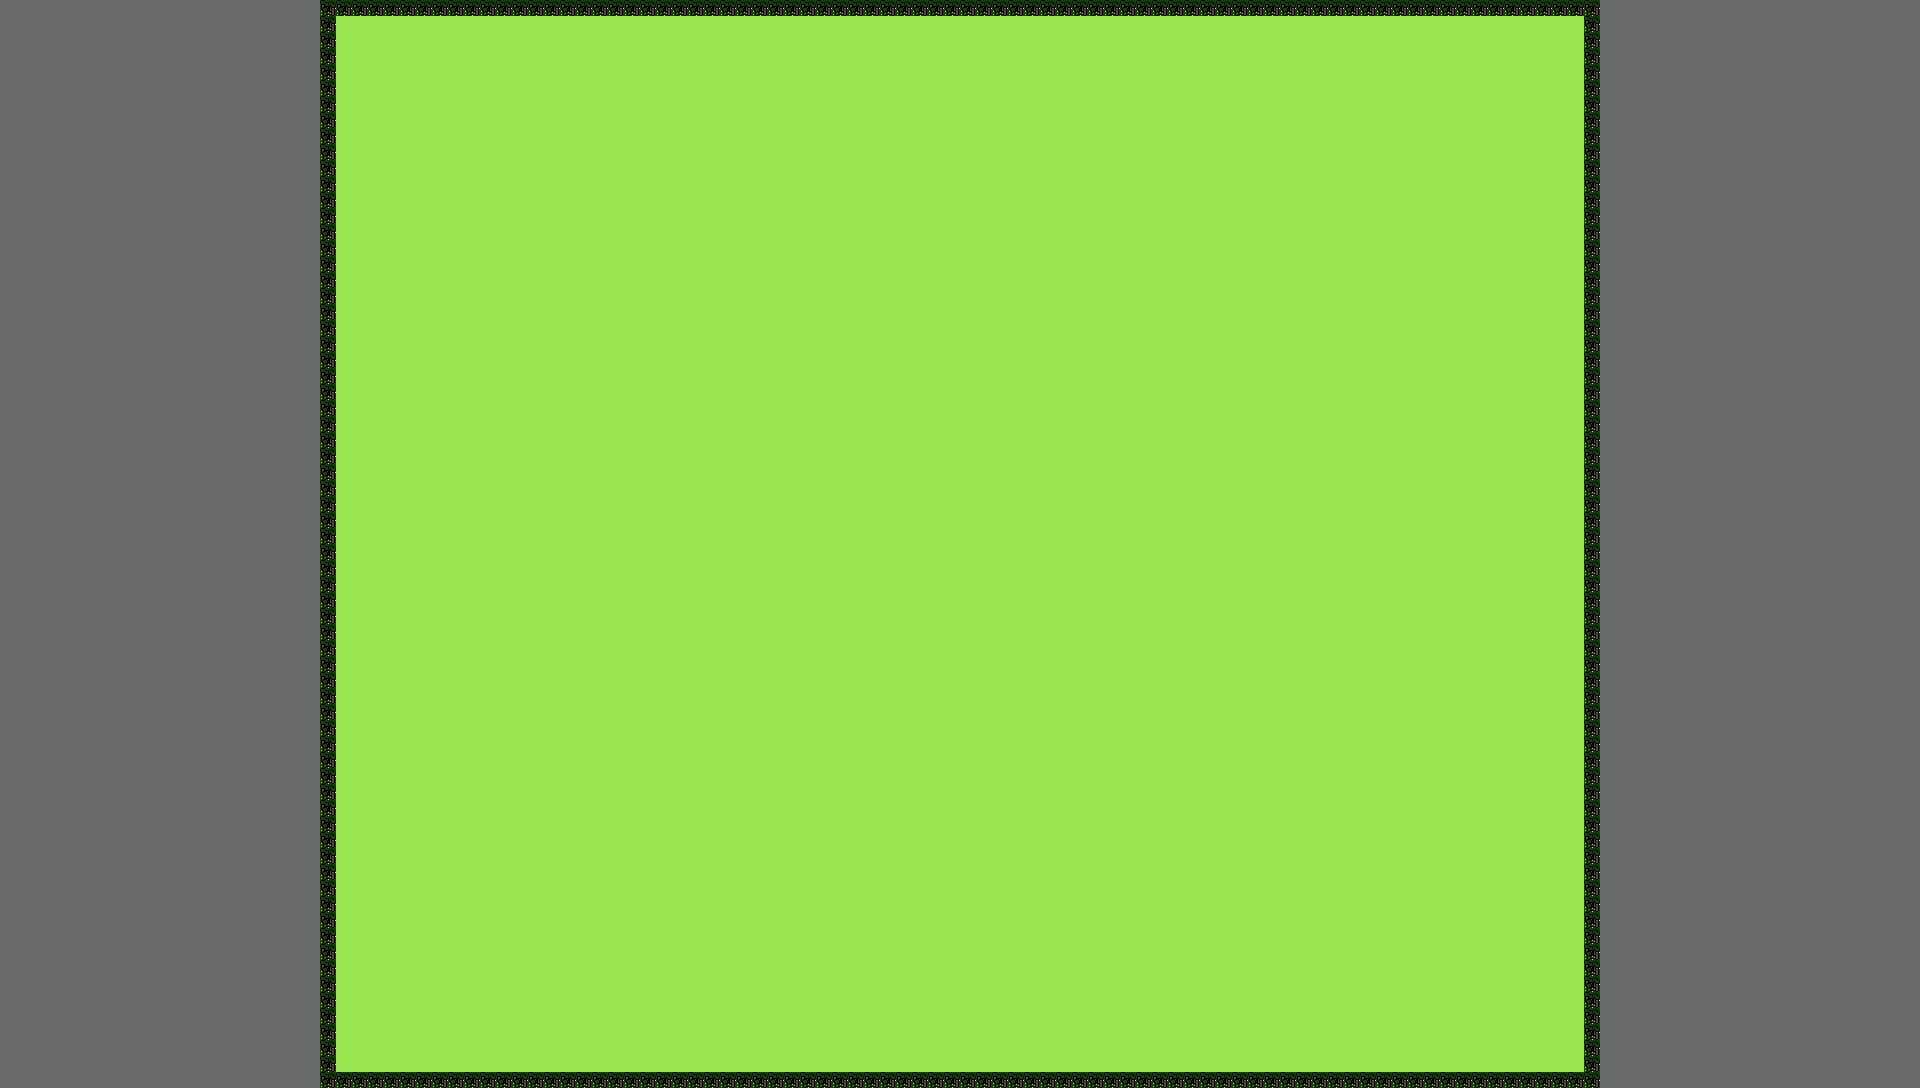

Rendered tile map (Tiled .tmx) drawn with the repository's tilesets; below, a short description and the map source with its tile grids summarised:
An orthogonal 120x68 tile map with 16x16 px tiles, 2 tile layers (Background, Collisions), 2 tilesets and 1 object (Player).

<map version="1.10" tiledversion="1.10.2" orientation="orthogonal" renderorder="right-down" width="120" height="68" tilewidth="16" tileheight="16" infinite="0" nextlayerid="11" nextobjectid="55">
 <tileset firstgid="1" name="Test tileset 16px" tilewidth="16" tileheight="16" tilecount="1600" columns="40">
  <image source="Sprite-map_testpng.png" width="640" height="640" />
 </tileset>
 <tileset firstgid="1601" name="Sprite-grass18px" tilewidth="18" tileheight="18" tilecount="1" columns="1">
  <image source="Sprite-grass18px.png" width="18" height="18" />
 </tileset>
 <layer id="3" name="Background" width="120" height="68">
  <data>[8160 cells, 8160 non-empty, 2 distinct tile ids]</data>
 </layer>
 <layer id="9" name="Collisions" width="120" height="68">
  <data>[8160 cells, 292 non-empty, 1 distinct tile ids]</data>
 </layer>
 <objectgroup id="6" name="Characters">
  <properties>
   <property name="Health" type="int" value="10" />
   <property name="MaxHealth" type="int" value="10" />
   <property name="PlayerIndex" type="int" value="1" />
  </properties>
  <object id="39" name="Player1" type="Player" x="848" y="528" width="64" height="64">
   <properties>
    <property name="Health" type="float" value="10" />
    <property name="ammo" type="float" value="100" />
    <property name="maxHealth" type="float" value="10" />
   </properties>
  </object>
 </objectgroup>
</map>
